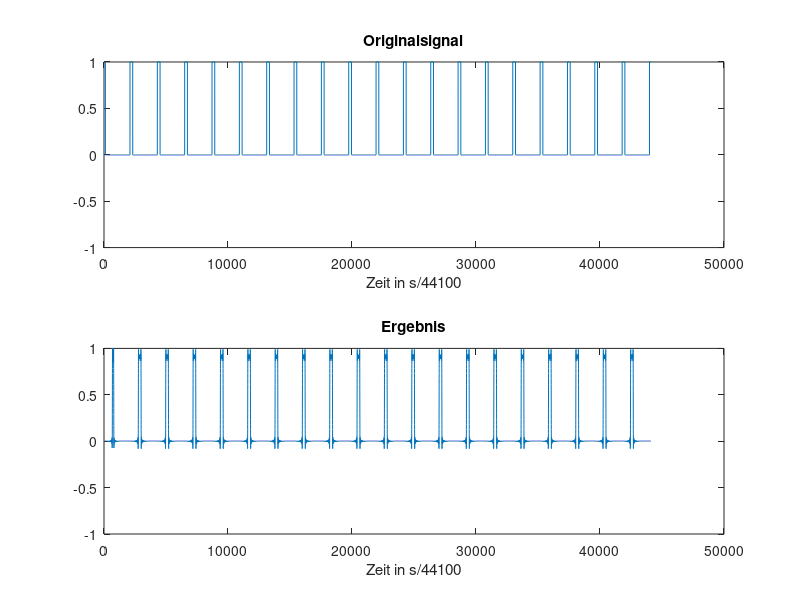

Source code (MATLAB):
% FIR_1500_40dB.mat entspricht Hamming mit Filterordnung 1350 und FC 1550
% Er ist linearphasig

tmpFilter = load('FIR_1500_40dB.mat'); %struct
FIR_1500_40dB = tmpFilter.Num; %filter aus struct extrahieren

Fs = 44100;
select = 4;

%%chirp-parameter
tStart = 0; fStart = 50;
tStop = 5; fStop = 5000;
TSample = 1/ Fs;

if select == 1 %wav datei lesen
    %filename = '../ACDClike.wav';
    [s1, Fs] = audioread('ACDClike.wav');
elseif select == 2 %chirp
    t = tStart:TSample:tStop;
    s1 = chirp(t, fStart, tStop, fStop, 'linear');
elseif select == 3 %rauschen
    s1 = rand(1, Fs*tStop) -0.5; %-0.5 um negative Werte zu erhalten
elseif select == 4 %Rechteckimpulsfolge
    t = 0:TSample:1; %44.1kHz sample freq fr 1s, TSample = 1/44100
    d = 0:1/20:1; %20 Hz Wiederholrate fr 1s
    s1 = pulstran(t, d, 'rectpuls', 0.005); %Rect der breite 5ms
end

s2 = filter(FIR_1500_40dB, 1, s1); %filtern
s2 = s2/max(abs(s2)); %normieren

subplot(2, 1, 1);
    plot(s1);
    title ('Originalsignal');
    ylim ([-1, 1]);
    xlabel(sprintf('Zeit in s/%d', Fs));
    
subplot(2, 1, 2);
    plot(s2);
    title ('Ergebnis');
    ylim([-1, 1]);
    xlabel(sprintf('Zeit in s/%d', Fs));

sound(s1, Fs);
pause();
sound(s2, Fs);
    
    
    
    



    